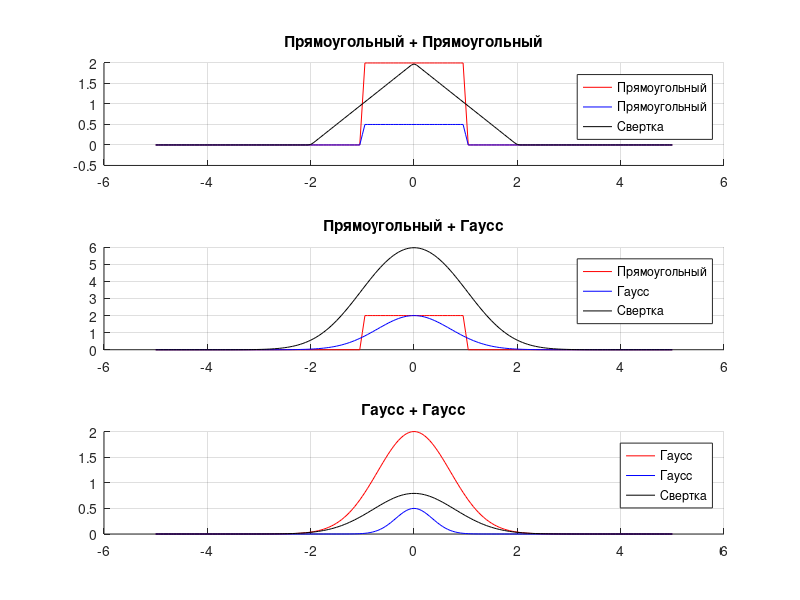

Here is the MATLAB script that generated this plot:
function main()
    % Начальные параметры
    tt = 2.0;
    sigma = 1.0;
    mult = 5;
    t = -mult:0.05:mult;
    
    % Импульсы
    x_rect1 = [rect_impulse(t,1.0,tt) zeros(1,length(t))];
    x_gaus1 = [gaussian_impulse(t,tt,sigma) zeros(1,length(t))];
    x_rect2 = [rect_impulse(t,1,0.5) zeros(1,length(t))];
    x_gaus2 = [gaussian_impulse(t,0.5,sigma/2) zeros(1,length(t))];
    
    % Свертка
    y1 = ifft(fft(x_rect1).*fft(x_gaus1))*0.05; % Прямоугольный + Гаусс
    y2 = ifft(fft(x_rect1).*fft(x_rect2))*0.05; % Прямоугольный + Прямоугольный
    y3 = ifft(fft(x_gaus1).*fft(x_gaus2))*0.05; % Гаусс + Гаусс
    
    % Нормализация свертки
    start = fix((length(y1)-length(t))/2);
    y1 = y1(start+1:start+length(t));
    y2 = y2(start+1:start+length(t));
    y3 = y3(start+1:start+length(t));
    
    figure;
    
    subplot(3,1,1);
    title('Прямоугольный + Прямоугольный');
    hold on;
    grid on;
    plot(t, x_rect1(1:201), 'r');
    plot(t, x_rect2(1:201), 'b');
    plot(t, y2, 'k');
    legend('Прямоугольный', 'Прямоугольный', 'Свертка');
    
    subplot(3,1,2);
    title('Прямоугольный + Гаусс');
    hold on;
    grid on;
    plot(t, x_rect1(1:201), 'r');
    plot(t, x_gaus1(1:201), 'b');
    plot(t, y1, 'k');
    legend('Прямоугольный', 'Гаусс', 'Свертка');
    
    subplot(3,1,3);
    title('Гаусс + Гаусс');
    hold on;
    grid on;
    plot(t, x_gaus1(1:201), 'r');
    plot(t, x_gaus2(1:201), 'b');
    plot(t, y3, 'k');
    legend('Гаусс', 'Гаусс', 'Свертка');
end
    
% Прямоугольный импульс
function y = rect_impulse(x,T,A)
    y = zeros(size(x));
    y(abs(x) - T < 0) = A;
    y(abs(x) == T) = A/2;
end

% Импульс Гаусса
function y = gaussian_impulse(x,A,s)
    y = A * exp(-(x/s).^2);
end